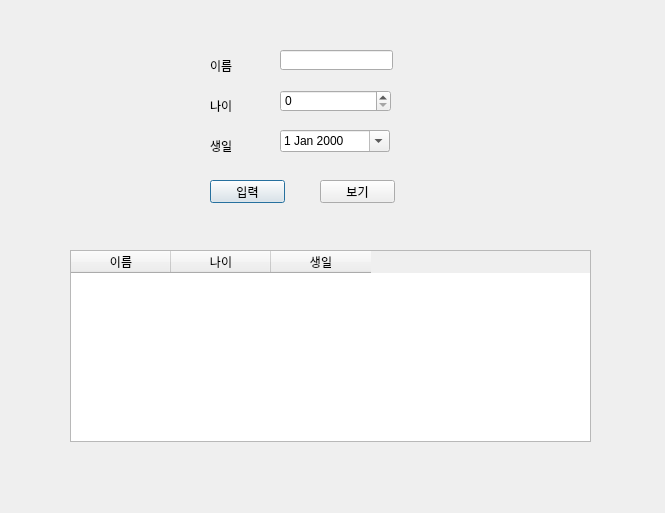
<?xml version="1.0" encoding="UTF-8"?>
<ui version="4.0">
 <class>Dialog</class>
 <widget class="QDialog" name="Dialog">
  <property name="geometry">
   <rect>
    <x>0</x>
    <y>0</y>
    <width>665</width>
    <height>513</height>
   </rect>
  </property>
  <property name="windowTitle">
   <string>Dialog</string>
  </property>
  <widget class="QLineEdit" name="nameEdit">
   <property name="geometry">
    <rect>
     <x>280</x>
     <y>50</y>
     <width>113</width>
     <height>20</height>
    </rect>
   </property>
  </widget>
  <widget class="QLabel" name="label">
   <property name="geometry">
    <rect>
     <x>210</x>
     <y>60</y>
     <width>56</width>
     <height>12</height>
    </rect>
   </property>
   <property name="text">
    <string>이름</string>
   </property>
  </widget>
  <widget class="QLabel" name="label_2">
   <property name="geometry">
    <rect>
     <x>210</x>
     <y>100</y>
     <width>56</width>
     <height>12</height>
    </rect>
   </property>
   <property name="text">
    <string>나이</string>
   </property>
  </widget>
  <widget class="QSpinBox" name="ageEdit">
   <property name="geometry">
    <rect>
     <x>280</x>
     <y>90</y>
     <width>111</width>
     <height>22</height>
    </rect>
   </property>
  </widget>
  <widget class="QLabel" name="label_3">
   <property name="geometry">
    <rect>
     <x>210</x>
     <y>140</y>
     <width>56</width>
     <height>12</height>
    </rect>
   </property>
   <property name="text">
    <string>생일</string>
   </property>
  </widget>
  <widget class="QDateEdit" name="birthEdit">
   <property name="geometry">
    <rect>
     <x>280</x>
     <y>130</y>
     <width>110</width>
     <height>22</height>
    </rect>
   </property>
   <property name="calendarPopup">
    <bool>true</bool>
   </property>
  </widget>
  <widget class="QPushButton" name="insertBtn">
   <property name="geometry">
    <rect>
     <x>210</x>
     <y>180</y>
     <width>75</width>
     <height>23</height>
    </rect>
   </property>
   <property name="text">
    <string>입력</string>
   </property>
  </widget>
  <widget class="QPushButton" name="showBtn">
   <property name="geometry">
    <rect>
     <x>320</x>
     <y>180</y>
     <width>75</width>
     <height>23</height>
    </rect>
   </property>
   <property name="text">
    <string>보기</string>
   </property>
  </widget>
  <widget class="QTableWidget" name="tableWidget">
   <property name="geometry">
    <rect>
     <x>70</x>
     <y>250</y>
     <width>521</width>
     <height>192</height>
    </rect>
   </property>
   <column>
    <property name="text">
     <string>이름</string>
    </property>
   </column>
   <column>
    <property name="text">
     <string>나이</string>
    </property>
   </column>
   <column>
    <property name="text">
     <string>생일</string>
    </property>
   </column>
  </widget>
 </widget>
 <resources/>
 <connections/>
</ui>
